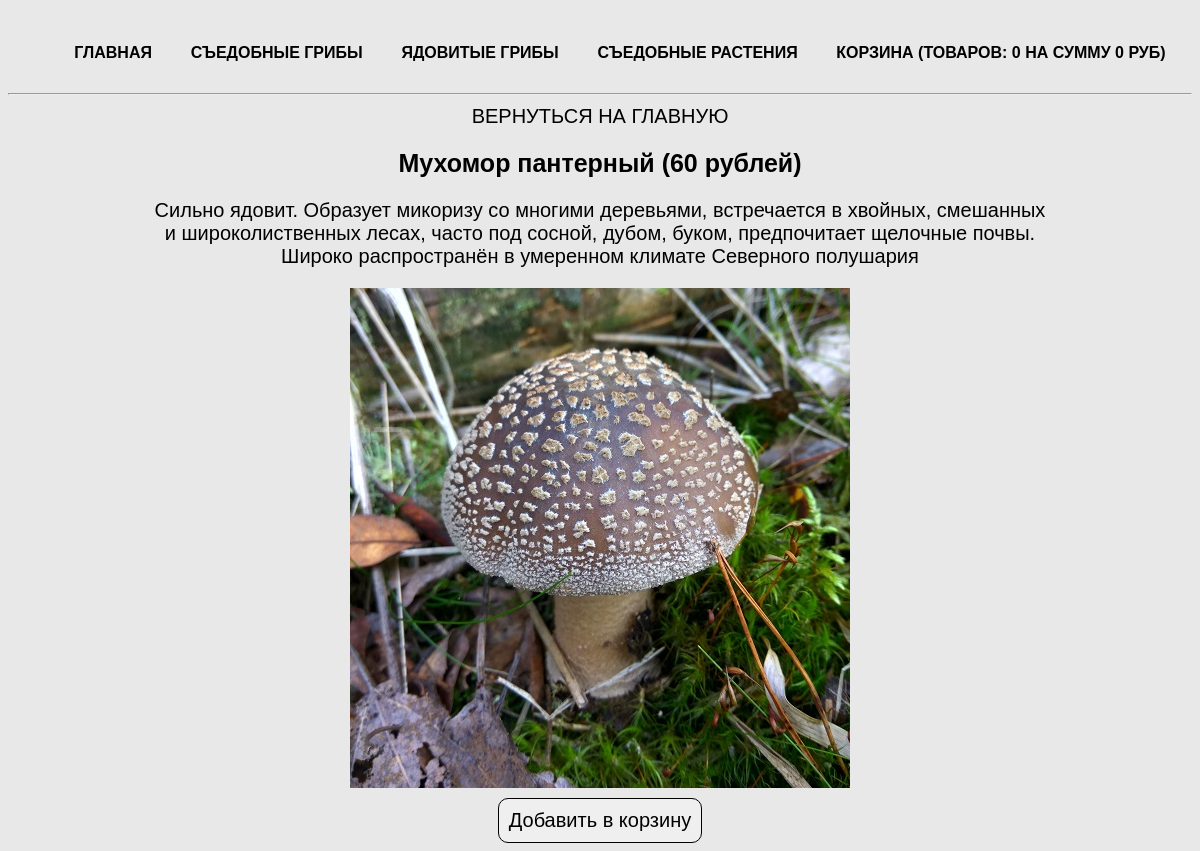
The app's page /product.php?product=panther with its own data.
### tables this page shows
CREATE TABLE `cats` (
  `id` int(11) NOT NULL,
  `name` varchar(50) NOT NULL,
  `rus_name` varchar(50) NOT NULL
);

CREATE TABLE `products` (
  `id` int(11) NOT NULL,
  `title` varchar(50) NOT NULL,
  `cat` varchar(50) NOT NULL,
  `price` int(11) NOT NULL,
  `rus_name` varchar(50) NOT NULL,
  `img` varchar(50) NOT NULL,
  `descr` text NOT NULL
);

### product.php (the view)
<?php
require_once 'parts/header.php';
if (isset($_GET['product'])) {
    $currentProduct = $_GET['product'];
    $product = $connect->query("SELECT * FROM products WHERE title='$currentProduct'");
    $product = $product->fetch(PDO::FETCH_ASSOC);
}
?>
<?php if (empty($product)) { ?>
	<div class="main">
		<div class="card">Такого товара не существует!</div>
	</div>
<?php } else { ?>
	<div class="product-card">
	    <a href="index.php">Вернуться на главную</a>
	    <h2><?=$product['rus_name']?> (<?=$product['price']?> рублей)</h2>
	    <div class="descr"><?=$product['descr']?></div>
	    <img width="300" src="img/<?=$product['img']?>" alt="<?=$product['rus_name']?>">
	    <?php require 'parts/button.php' ?>
	</div>
<?php } ?>

### parts/header.php (shortened to what this page needs)
<?php
require_once 'db/db.php';
$cats = $connect->query("SELECT * FROM cats");
$cats = $cats->fetchAll(PDO::FETCH_ASSOC);
?>
<!doctype html>
<html lang="ru">
<head>
    <link rel="stylesheet" href="css/style.css">
</head>
<body>
<nav>
    <ul>
        <li><a href="index.php">Главная</a></li>
        <?php foreach ($cats as $cat) { ?>
            <li><a href="index.php?cat=<? echo $cat['name']?>"><? echo $cat['rus_name']?></a></li>
        <?php } ?>
        <li><a href="cart.php">Корзина (Товаров:
            <?php if (isset($_SESSION['totalQuantity'])) { ?>
                <?=$_SESSION['totalQuantity']?>
            <?php } else { ?>
                    0
           <?php } ?>
                 на сумму
            <?php if (isset($_SESSION['totalPrice'])) { ?>
               <?=$_SESSION['totalPrice']?>
            <?php } else { ?>
              0
          <?php } ?>
          руб)
            </a>
        </li>
    </ul>
</nav>
<hr>

### css/style.css (style rules this page uses)
* { font-family: 'Arial', sans-serif; font-size: 20px; }
body { margin-top: 20px; background-color: #e8e8e8; }
a { text-decoration: none; text-transform: uppercase; color: #000000; -webkit-transition: all .3s; -moz-transition: all .3s; -ms-transition: all .3s; -o-transition: all .3s; transition: all .3s; }
h2 { font-size: 25px; }
img { width: 100%; }
.main, nav { width: 1170px; margin: auto; display: flex; flex-wrap: wrap; justify-content: space-around; }
nav ul { display: flex; list-style: none; width: 100%; justify-content: space-around; font-weight: 700; }
nav ul li a { font-size: 16px; }
.cart, .product-card { text-align: center; width: 900px; margin: auto; }
.descr { margin-bottom: 20px; }
.product-card img { width: 500px; }

### records on screen
cats: rus_name "СЪЕДОБНЫЕ ГРИБЫ"
cats: rus_name "ЯДОВИТЫЕ ГРИБЫ"
cats: rus_name "СЪЕДОБНЫЕ РАСТЕНИЯ"
products: rus_name "Мухомор пантерный", price "60", descr "Сильно ядовит. Образует микоризу со многими деревьями, встречается в хвойных, смешанных и широколиственных лесах, часто под сосной, дубом, буком, предпочитает щелочные почвы. Широко распространён в умеренном климате Северного полушария", img (picture)
